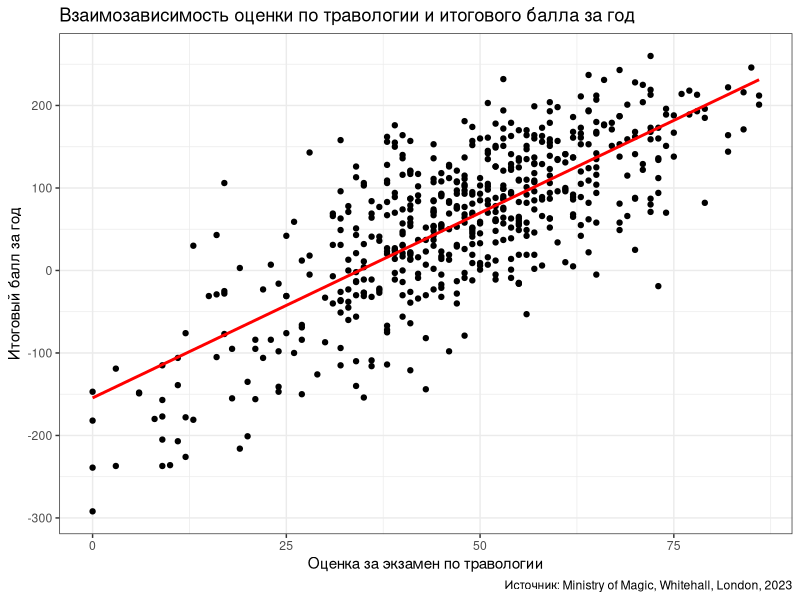
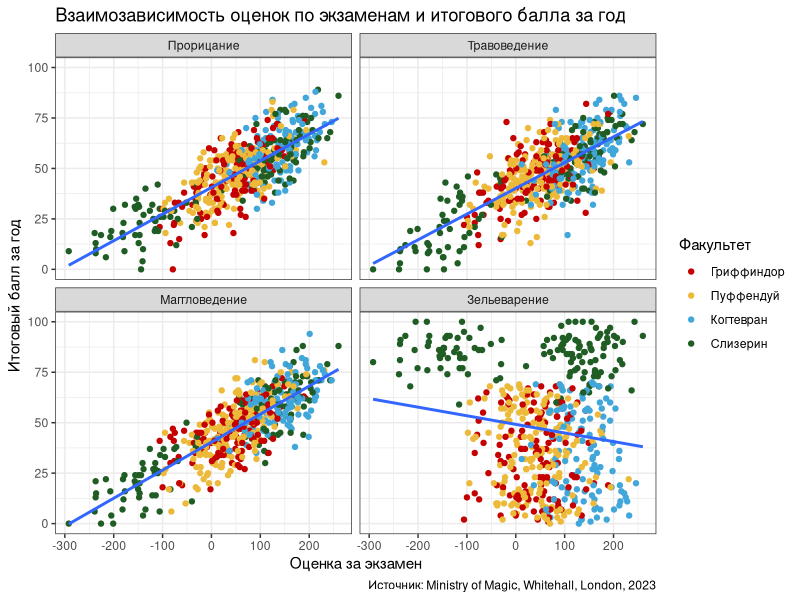
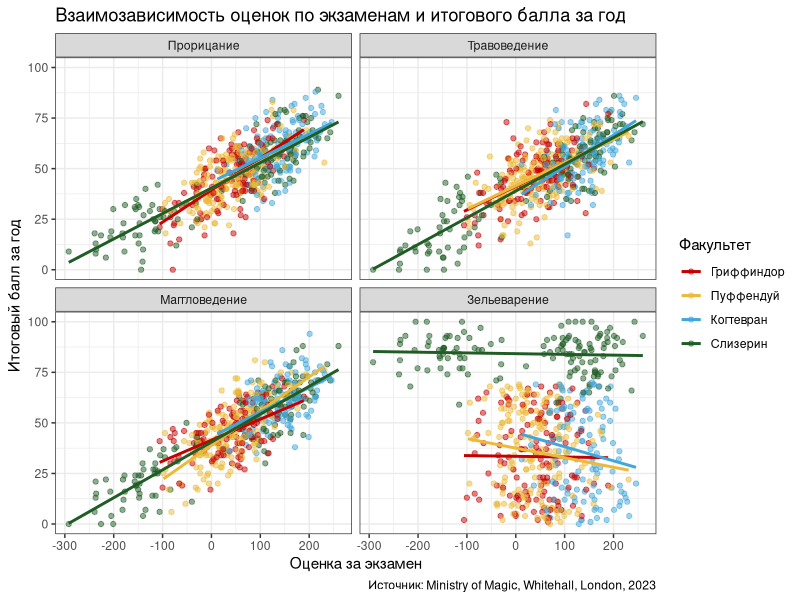
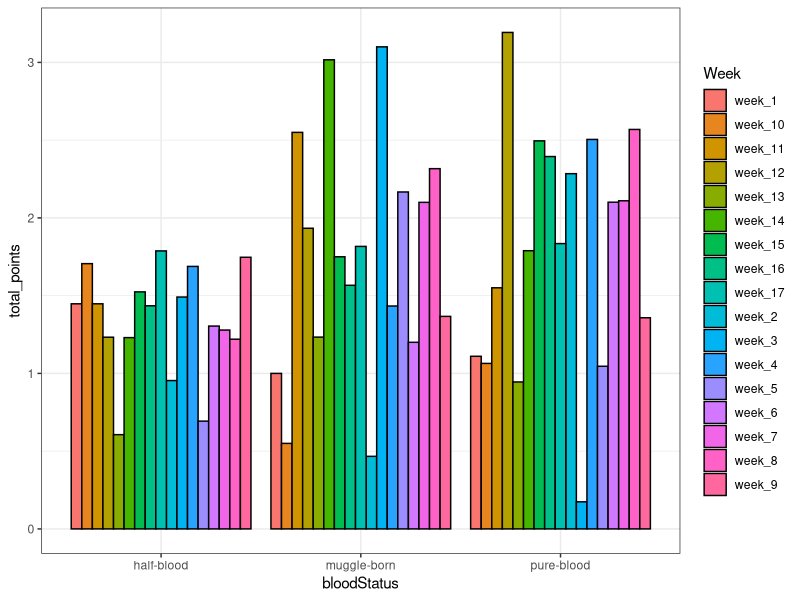
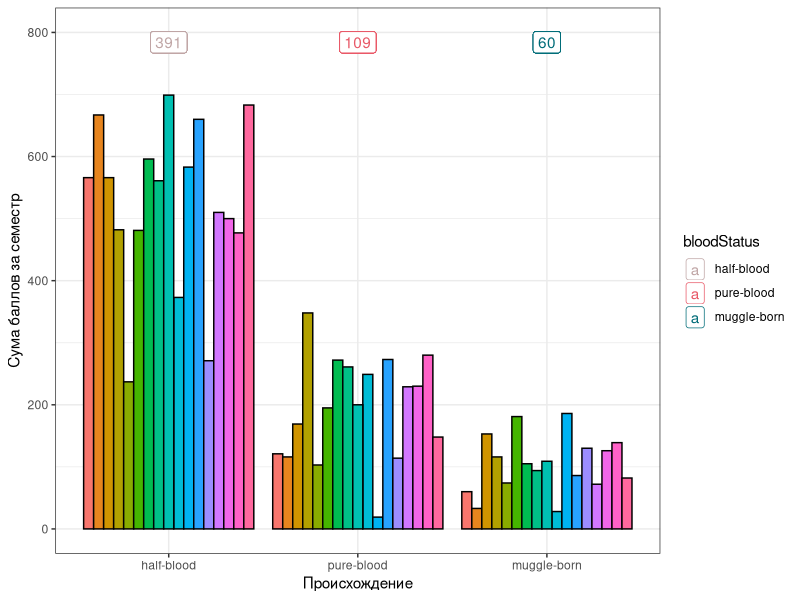
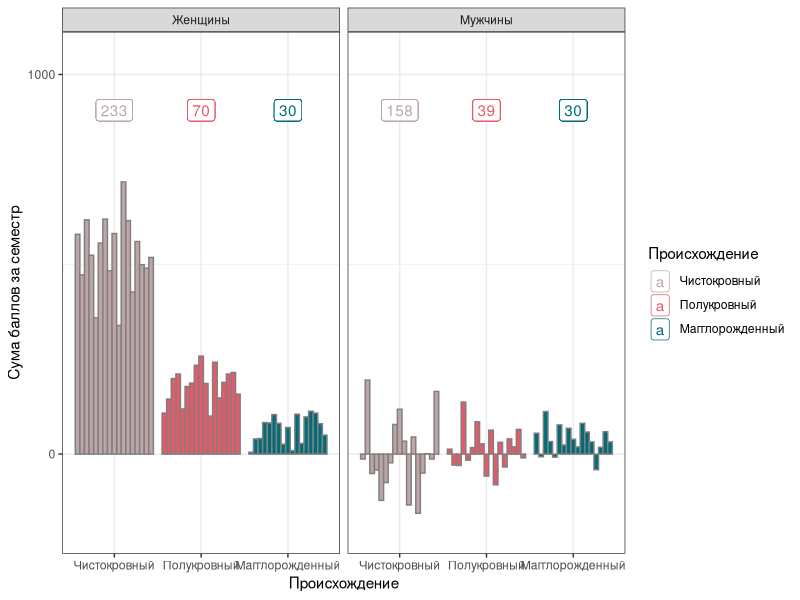
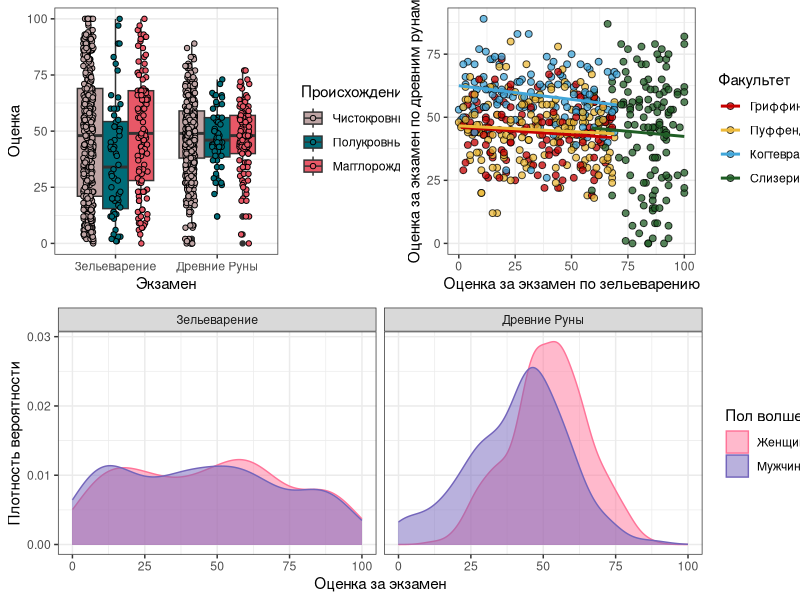
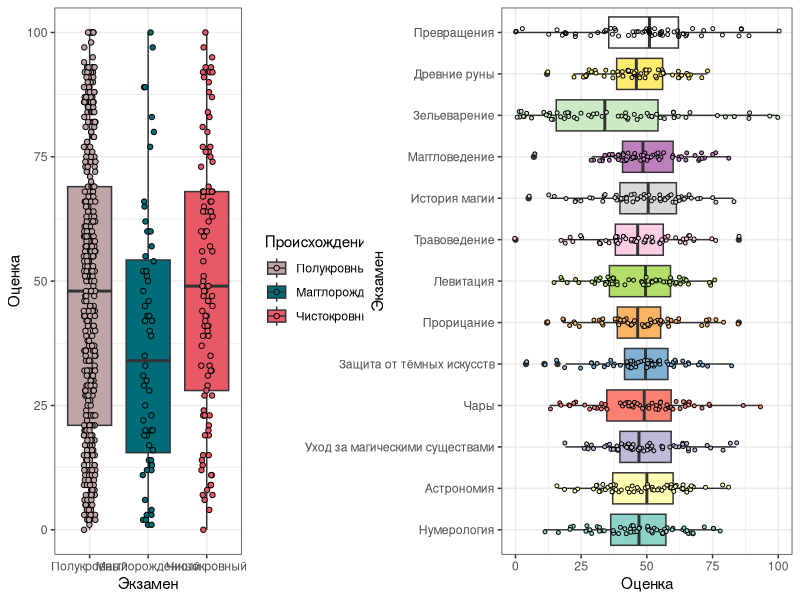

Source code (R) for these figures, in order:
## ---- chunk 1
knitr::opts_chunk$set(echo = TRUE)
library(ggplot2)
library(dplyr)
library(tidyverse)
library(ggpubr)
## ---- chunk 2
hogwarts <- read.csv("../dayavis2_BI_2024/data/hogwarts_2024.csv")
## ---- chunk 3
course_palette <- c("1" = "#2F4858", "2" = "#64588C", "3" = "#C65385", 
                    "4" = "#E85867", "5" = "#C56A2D", "6" = "#4F8029", 
                    "7" = "#00777E", 
                    "half-blood" = "#BFA5A5", "muggle-born" = "#006C78", "pure-blood" = "#E85867",
                    "магглорожденный" = "#006C78", "чистокровный" = "#E85867", 
                    'male' = "#7465BB", "female" = "#FF7499",
                    "Gryffindor" = "#C50000", "Hufflepuff" = "#ECB939", "Ravenclaw" = "#41A6D9", 
                    "Slytherin" = "#1F5D25")
## ---- chunk 4
hogwarts %>% 
  ggplot(aes(x = Herbology.exam, y = result)) +
  geom_point(fill='grey30') +
  geom_smooth(method='lm', se = F, color='red') + 
  labs(x = "Оценка за экзамен по травологии", 
       y = "Итоговый балл за год", 
       title = "Взаимозависимость оценки по травологии и итогового балла за год", 
       caption = "Источник: Ministry of Magic, Whitehall, London, 2023") +
  theme_bw()
## ---- chunk 5
hogwarts %>% 
  select(id, house, result, Herbology.exam, Muggle.studies.exam, 
         Divinations.exam, Potions.exam) %>% 
  pivot_longer(cols = ends_with(".exam"), 
               names_to = "exam", values_to = "points") %>% 
  ggplot(aes(x = result, y = points)) +
  geom_point(aes(color = house)) + 
  scale_color_manual(values = course_palette, 
                     labels = c("Гриффиндор", "Пуффендуй", "Когтевран", "Слизерин"), 
                     name = "Факультет") +
  geom_smooth(method='lm', se = F) + 
  facet_wrap(~ exam, labeller = as_labeller(c("Divinations.exam" = "Прорицание", 
                                                   "Herbology.exam" = "Травоведение", 
                                                   "Muggle.studies.exam" = "Маггловедение", 
                                                   "Potions.exam" = "Зельеварение"))) +
  labs(x = "Оценка за экзамен", 
       y = "Итоговый балл за год", 
       title = "Взаимозависимость оценок по экзаменам и итогового балла за год", 
       caption = "Источник: Ministry of Magic, Whitehall, London, 2023") +
  theme_bw()
  
## ---- chunk 6
hogwarts %>% 
  select(id, house, result, Herbology.exam, Muggle.studies.exam, 
         Divinations.exam, Potions.exam) %>% 
  pivot_longer(cols = ends_with(".exam"), 
               names_to = "exam", values_to = "points") %>% 
  ggplot(aes(x = result, y = points, color = house)) +
  geom_point(aes(color = house), alpha=0.5) + 
  scale_color_manual(values = course_palette, 
                     labels = c("Гриффиндор", "Пуффендуй", "Когтевран", "Слизерин"), 
                     name = "Факультет") +
  geom_smooth(method='lm', se = F) + 
  facet_wrap(~ exam, labeller = as_labeller(c("Divinations.exam" = "Прорицание", 
                                                   "Herbology.exam" = "Травоведение", 
                                                   "Muggle.studies.exam" = "Маггловедение", 
                                                   "Potions.exam" = "Зельеварение"))) +
  labs(x = "Оценка за экзамен", 
       y = "Итоговый балл за год", 
       title = "Взаимозависимость оценок по экзаменам и итогового балла за год", 
       caption = "Источник: Ministry of Magic, Whitehall, London, 2023") +
  theme_bw()
  
## ---- chunk 7
hogwarts %>% 
  select(bloodStatus, ends_with(paste0("_", as.character(seq(1, 17, 1))))) %>% 
  group_by(bloodStatus) %>% 
  summarise(across(ends_with(paste0("_", as.character(seq(1, 17, 1)))), mean, .names = "{.col}")) %>% 
  pivot_longer(cols = ends_with(paste0("_", as.character(seq(1, 17, 1)))), 
               names_to = "Week", values_to = "total_points") %>% 
  ggplot() +
  geom_col(aes(x = bloodStatus, y = total_points, fill = Week), 
           position = "dodge", col = 'black') + 
  theme_bw()
## ---- chunk 8
hogwarts %>% 
  select(bloodStatus, ends_with(paste0("_", as.character(seq(1, 17, 1))))) %>% 
  add_count(bloodStatus, name = "n_stud") %>% 
  group_by(bloodStatus, n_stud) %>% 
  summarise(across(ends_with(paste0("_", as.character(seq(1, 17, 1)))), sum, .names = "{.col}"))  %>% 
  pivot_longer(cols = ends_with(paste0("_", as.character(seq(1, 17, 1)))), 
               names_to = "Week", values_to = "total_points") %>% 
  group_by(Week) %>% 
  mutate(bloodStatus = reorder(bloodStatus, total_points, decreasing = T)) %>%
  mutate(cum_pos = cumsum(total_points) - 0.5 * total_points) %>% 
  ggplot() +
  geom_col(aes(x = bloodStatus, y = total_points, fill = Week), 
           position = "dodge", col = 'black') +
  geom_label(aes(x = bloodStatus, 
                 y = 750, 
                 label = n_stud, 
                 color = bloodStatus), 
             vjust = -0.5, 
             fill = "white",
             position = position_dodge(width = 0.9), ) +
  lims(y = c(0, 800)) +
  labs(x = "Происхождение", 
       y = "Сума баллов за семестр") +
  scale_color_manual(values = course_palette) +
  theme_bw() +
  guides(fill = guide_none())
## ---- chunk 9
my_plot <- hogwarts %>% 
  select(bloodStatus, sex, ends_with(paste0("_", as.character(seq(1, 17, 1))))) %>% 
  group_by(sex) %>% 
  add_count(bloodStatus, name = "n_stud") %>% 
  ungroup() %>% 
  group_by(bloodStatus, n_stud, sex) %>% 
  summarise(across(ends_with(paste0("_", as.character(seq(1, 17, 1)))), sum, .names = "{.col}"))  %>% 
  pivot_longer(cols = ends_with(paste0("_", as.character(seq(1, 17, 1)))), 
               names_to = "Week", values_to = "total_points") %>% 
  group_by(Week) %>% 
  mutate(bloodStatus = reorder(bloodStatus, total_points, decreasing = T)) %>%
  mutate(cum_pos = cumsum(total_points) - 0.5 * total_points) %>% 
  ggplot() +
  geom_col(aes(x =bloodStatus, y = total_points, col = Week, fill = bloodStatus), 
           position = "dodge") +
  geom_label(aes(x = bloodStatus, 
                 y = 850, 
                 label = n_stud, 
                 color = bloodStatus), 
             vjust = -0.5, 
             fill = "white",
             position = position_dodge(width = 0.9), ) +
  facet_wrap(~ sex, labeller = as_labeller(c("female" = "Женщины", 
                                                   "male" = "Мужчины"))) +
  labs(x = "Происхождение", 
       y = "Сума баллов за семестр", 
       color = "Происхождение") +
  scale_color_manual(values = course_palette, 
                     labels = c("Чистокровный", "Полукровный", "Магглорожденный")) +
  scale_x_discrete(labels =  c("Чистокровный", "Полукровный", "Магглорожденный")) +
  scale_fill_manual(values = course_palette) +
  scale_y_continuous(breaks = c(-1000, 0, 1000, 2000), limits=c(-200, 1050)) +
  theme_bw() +
  guides(fill = guide_none())

my_plot
## ---- chunk 10
ggsave("my_plot.png", plot = my_plot, width = 10, height = 5)
## ---- chunk 11
hogwarts %>% 
  select(bloodStatus, `Potions.exam`, `Study.of.ancient.runes.exam`) %>% 
  pivot_longer(cols = c('Potions.exam', 'Study.of.ancient.runes.exam'), 
               names_to = 'exam', values_to = 'point') %>% 
  ggplot(aes(x = exam, y = point, fill = bloodStatus),) +
  geom_boxplot(position='dodge') +
  geom_jitter(aes(fill = bloodStatus), 
              position=position_jitterdodge(jitter.width = 0.1, dodge.width = 0.8), 
              color='black', shape = 21, size = 1.5) +
  scale_fill_manual(values = course_palette, 
                    labels =  c("Чистокровный", "Полукровный", "Магглорожденный")) +
  scale_x_discrete(labels =  c("Зельеварение", "Древние Руны")) +
  labs(x = "Экзамен", 
       y = "Оценка",
       fill = "Происхождение") +
  theme_bw() -> plot_1
## ---- chunk 12
hogwarts %>% 
  ggplot(aes(x = `Potions.exam`, y = `Study.of.ancient.runes.exam`, color = house)) +
  geom_point(aes(fill = house),
             color = 'black',
             shape = 21, 
             size = 2, 
             alpha = 0.75) +
  geom_smooth(method='lm', se = F) + 
  scale_fill_manual(values = course_palette, 
                    labels =  c("Гриффиндор", "Пуффендуй", "Когтевран", "Слизерин")) +
  scale_color_manual(values = course_palette, 
                     labels =  c("Гриффиндор", "Пуффендуй", "Когтевран", "Слизерин")) +
  labs(x = "Оценка за экзамен по зельеварению", 
       y = "Оценка за экзамен по древним рунам",
       fill = "Факультет", color = "Факультет") +
  theme_bw() -> plot_2
## ---- chunk 13
hogwarts %>% 
  select(sex, `Potions.exam`, `Study.of.ancient.runes.exam`) %>% 
  pivot_longer(cols = c('Potions.exam', 'Study.of.ancient.runes.exam'), 
               names_to = 'exam', values_to = 'point') %>% 
  ggplot(aes(x = point, fill = sex),) +
  geom_density(aes(color = sex), alpha = 0.5) +
  facet_wrap(~ exam, labeller = as_labeller(c("Potions.exam" = "Зельеварение", 
                                              "Study.of.ancient.runes.exam" = "Древние Руны"))) +
  scale_color_manual(values = course_palette, 
                     labels =  c("Женщины", "Мужчины")) +
  scale_fill_manual(values = course_palette, 
                     labels =  c("Женщины", "Мужчины")) +
  labs(y = "Плотность вероятности", 
       x = "Оценка за экзамен",
       fill = "Пол волшебника", color = "Пол волшебника") +
  theme_bw() -> plot_3
## ---- chunk 14
upper_row <- ggarrange(
  plot_1, plot_2, ncol=2, nrow=1
)

ggarrange(
  upper_row, plot_3, 
  nrow = 2, ncol = 1
)
## ---- chunk 15
hogwarts %>% 
  select(bloodStatus, `Potions.exam`) %>%  
  ggplot(aes(x = bloodStatus, y = `Potions.exam`, fill = bloodStatus),) +
  geom_boxplot(position='dodge') +
  geom_jitter(aes(fill = bloodStatus), 
              position=position_jitterdodge(jitter.width = 0.2, dodge.width = 0.8), 
              color='black', shape = 21, size = 1.5) +
  scale_fill_manual(values = course_palette, 
                    labels =  c("Полукровный", "Магглорожденный", "Чистокровный")) +
  scale_x_discrete(labels =  c("Полукровный", "Магглорожденный", "Чистокровный")) +
  labs(x = "Экзамен", 
       y = "Оценка",
       fill = "Происхождение") +
  theme_bw() -> boxplot_1
## ---- chunk 16
hogwarts %>% 
  select(id, house, bloodStatus, ends_with("exam")) %>% 
  pivot_longer(cols = ends_with("exam"), 
               names_to = "exam", values_to = "points") %>% 
  filter(bloodStatus == "muggle-born") %>% 
  ggplot(aes(x = exam, y = points, fill = exam)) +
  geom_boxplot() +
  geom_jitter(color='black', shape = 21, size = 1, width = 0.1) +
  scale_fill_brewer(palette = "Set3") +
  scale_x_discrete(labels = c(
    "Defence.against.the.dark.arts.exam" = "Защита от тёмных искусств",
    "Flying.exam" = "Левитация",
    "Astronomy.exam" = "Астрономия",
    "Herbology.exam" = "Травоведение",
    "Divinations.exam" = "Прорицание",
    "Charms.exam" = "Чары",
    "History.of.magic.exam" = "История магии",
    "Arithmancy.exam" = "Нумерология",
    "Care.of.magical.creatures.exam" = "Уход за магическими существами",
    "Muggle.studies.exam" = "Маггловедение",
    "Study.of.ancient.runes.exam" = "Древние руны",
    "Transfiguration.exam" = "Превращения",
    "Potions.exam" = "Зельеварение")) +
  coord_flip() +
  labs(x = "Экзамен", 
       y = "Оценка",
       fill = "Экзамен") +
  guides(fill = guide_none()) +
  theme_bw() -> boxplot_2
## ---- chunk 17
ggarrange(
  boxplot_1, boxplot_2, 
  nrow = 1, ncol = 2,
  widths = c(1, 1.2)
)
## ---- chunk 18
theme_custom <- theme(
    axis.line = element_line(color = "white", linewidth = 2),
    axis.title.y = element_text(family="Times New Roman", size = 15),
    panel.background = element_rect(fill = "white", color = "white"),
    plot.background = element_rect(fill = "white", color = "white"),
    text=element_text(family="Times New Roman"),
    legend.text = element_text(family="Times New Roman", face = "italic", size = 12),
    legend.title = element_text(family="Times New Roman", face = "plain", size = 13),
    strip.text = element_text(family="Times New Roman", face = "plain", size = 13),
    plot.title = element_text(family="Times New Roman", face = "plain", size = 17, hjust = 0.5),
    plot.subtitle = element_text(family="Times New Roman", face = "plain", size = 14, hjust = 0.5, color = '#6C472B'),
    legend.position = c(0.5, 0.1))

house_averages <- hogwarts %>%
  group_by(house) %>%
  summarise(avg_hwy = mean(result, na.rm = TRUE))


hogwarts %>% 
  select(id, house, sex, result) %>% 
  ggplot(aes(x = house, y = result, fill = house)) +
  geom_violin() +
  geom_boxplot(width = 0.05, color = "black", fill='white', outlier.shape = NA) +
  scale_fill_manual(values = course_palette, 
                    labels = c("Гриффиндор", "Пуффендуй", "Когтевран", "Слизерин")) +
  scale_x_discrete(labels = c()) +
  facet_wrap(~ sex, labeller = as_labeller(c("female" = "Девочки", 
                                                   "male" = "Мальчики"))) +
  geom_hline(yintercept = 0, 
             color='red', 
             alpha = .5, 
             linetype = "dashed",
             linewidth = 2) + 
  geom_point(data = house_averages, aes(x = house, y = avg_hwy), 
             shape = 23, 
             size = 6, 
             color = "black", 
             fill = "darkred", 
             stroke = 2) +
  labs(x = "", 
       y = "Количество очков",
       fill = "Факультет") +
  guides(fill = guide_legend(ncol = 1)) +
  scale_y_continuous(breaks = c(-300, -250, -200, -150, -100, -50, 0, 50, 100, 150, 200, 250), limits=c(-300, 270)) +
  labs(title = "Баллы студентов Хогвартса", 
       subtitle = "Распределение числа баллов у студентов различных факультетов Хогвартса в 2023-2024 учебном году") +
  theme_custom
